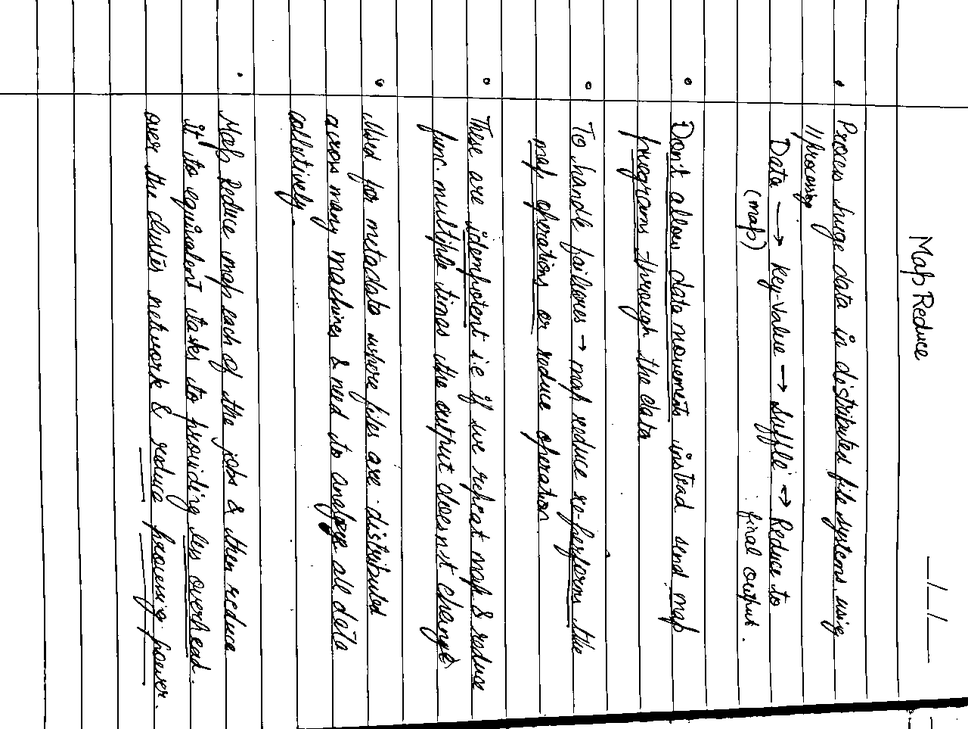
#> input picture data/interim/preprocessed_frames/h_002.png, 968 x 729 px, shrunk from 1280 x 963 before the run
$ python -i segment_lines.py   (imports and definitions only)
#> lines starting #> are read from the running program, lines starting #| are printed output that depends on the picture; after the words box and inside, x2 and y2 are one past the last pixel; in counts of white or black regions, pixels touching at a corner belong together
#> in segment_lines, image is the input picture: shape (729, 968, 3); min 0, max 255, mean 229.6
import os
import cv2
import pytesseract
import numpy as np
from pathlib import Path
import yaml

REPO_ROOT = Path(__file__).resolve().parents[1]
DEFAULT_INPUT_DIR = REPO_ROOT / "data" / "interim" / "preprocessed_frames"
DEFAULT_OUTPUT_DIR = REPO_ROOT / "data" / "interim" / "segments"
DEFAULT_CONFIG_PATH = REPO_ROOT / "configs" / "config.yaml"


def load_config(config_path: Path):
    return yaml.safe_load(config_path.read_text(encoding="utf-8"))


def configure_tesseract(cfg: dict):
    tesseract_exe = cfg.get("system", {}).get("tesseract_exe", "")
    if tesseract_exe:
        pytesseract.pytesseract.tesseract_cmd = tesseract_exe

def refine_segmentation(image):
    """Applies preprocessing to improve text line detection."""
    gray = cv2.cvtColor(image, cv2.COLOR_BGR2GRAY)
    blurred = cv2.GaussianBlur(gray, (5, 5), 0)
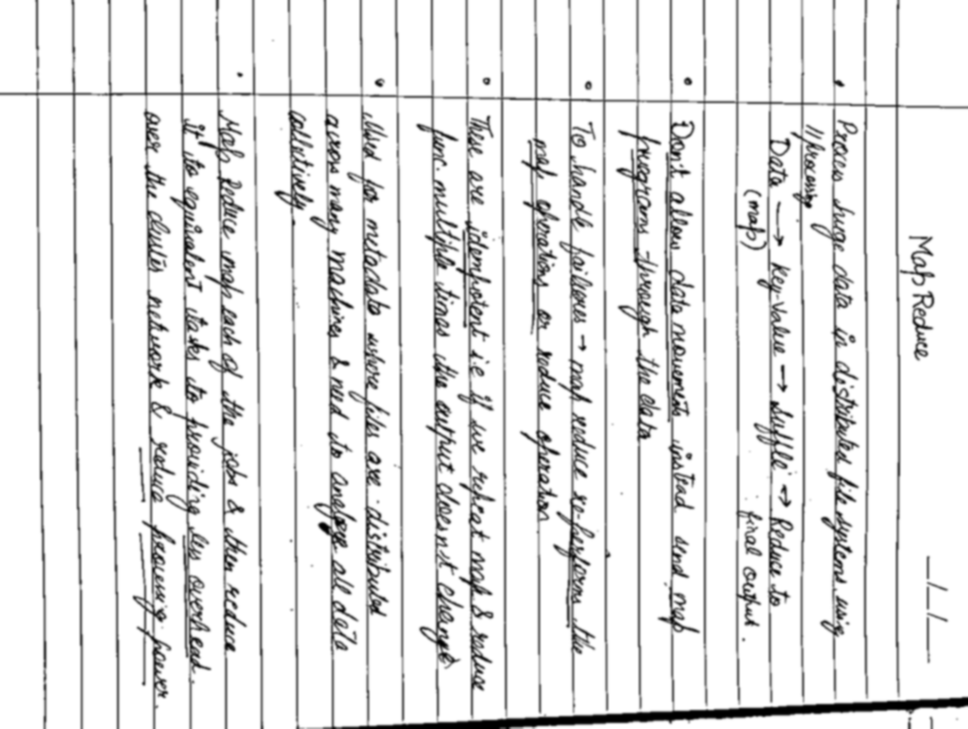
#> blurred: shape (729, 968); min 0, max 255, mean 229.6

    # Adaptive thresholding to enhance contrast
    binary = cv2.adaptiveThreshold(blurred, 255, cv2.ADAPTIVE_THRESH_GAUSSIAN_C,
                                   cv2.THRESH_BINARY_INV, 11, 2)
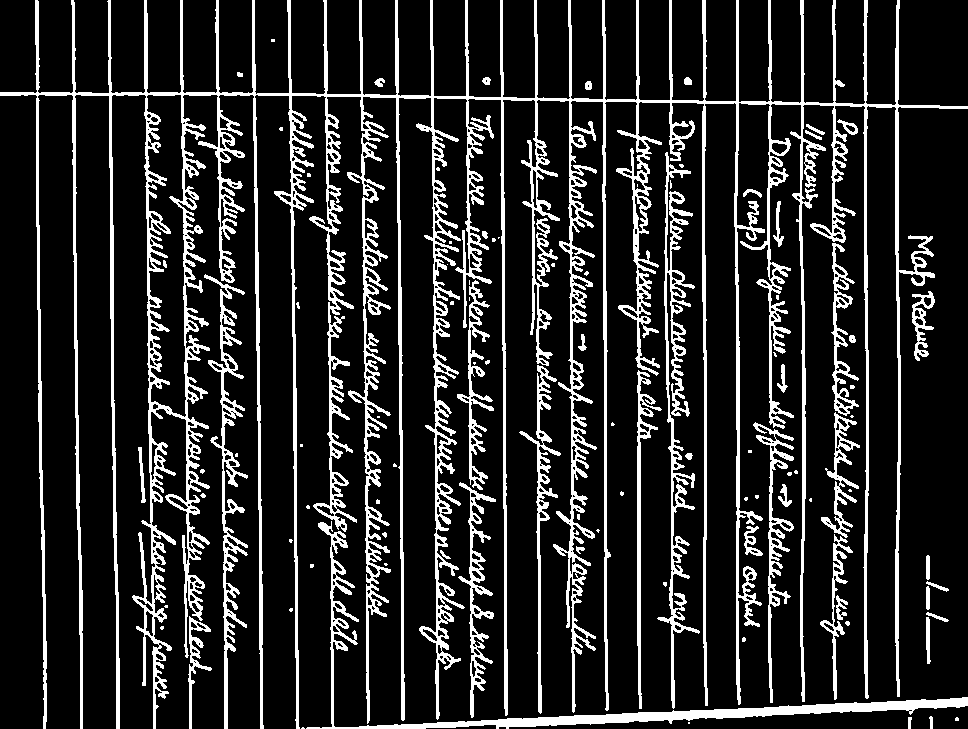
#> binary: shape (729, 968); 15.8% white; 99 white regions (54 under 20 px), largest, box (x1, y1, x2, y2) and area: (0, 0, 968, 729) 80213, (306, 521, 968, 729) 6519, (657, 152, 700, 709) 4466

    # Use dilation to connect text components
    kernel = np.ones((3, 30), np.uint8)  # Adjust kernel for better line detection
    dilated = cv2.dilate(binary, kernel, iterations=1)
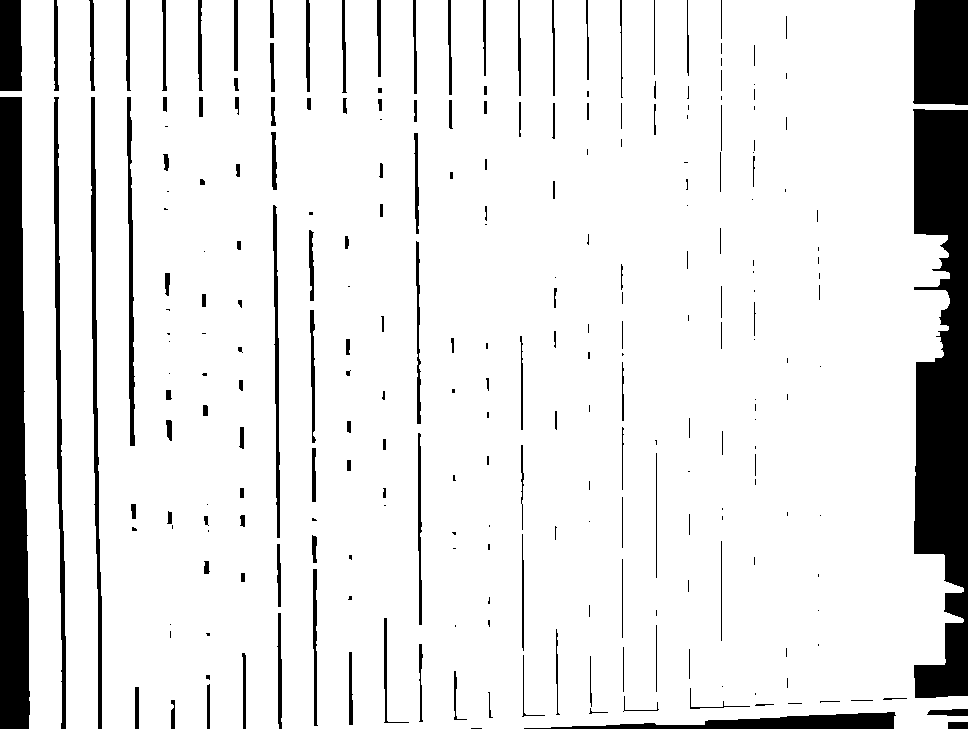
#> dilated: shape (729, 968); 89.4% white; 256 black regions (107 under 20 px)

    return dilated

def segment_lines(image_path, output_folder):
    """Segments lines from an image using contours and Tesseract."""
    image = cv2.imread(image_path)
    if image is None:
        print(f"Error loading image: {image_path}")
        return

    refined = refine_segmentation(image)

    # Find contours
    contours, _ = cv2.findContours(refined, cv2.RETR_EXTERNAL, cv2.CHAIN_APPROX_SIMPLE)
#> contours = 1 contour; box (x1, y1, x2, y2) and area: (0, 0, 968, 729) 638594

    # Sort contours top-to-bottom
    contours = sorted(contours, key=lambda c: cv2.boundingRect(c)[1])

    for idx, contour in enumerate(contours):
        x, y, w, h = cv2.boundingRect(contour)

        # Ignore small noise
        if h < 20 or w < 50:
            continue

        segment = image[y:y+h, x:x+w]
        segment_path = os.path.join(output_folder, f"segment_{idx}.png")
        cv2.imwrite(segment_path, segment)
        print(f"Segment saved: {segment_path}")
#> this loop made 1 pass
#| Segment saved: out.png/segment_0.png

def process_all_images(input_dir: Path, output_dir: Path):
    """Processes all images in the input directory."""
    os.makedirs(output_dir, exist_ok=True)

    for filename in os.listdir(input_dir):
        if filename.lower().endswith(('.png', '.jpg', '.jpeg')):
            image_path = os.path.join(input_dir, filename)
            image_output_folder = os.path.join(output_dir, os.path.splitext(filename)[0])
            os.makedirs(image_output_folder, exist_ok=True)

            print(f"Processing: {filename}")
            segment_lines(image_path, image_output_folder)

# [12 lines not run here, left out]

>>> result = segment_lines('../data/interim/preprocessed_frames/h_002.png', 'out.png')
